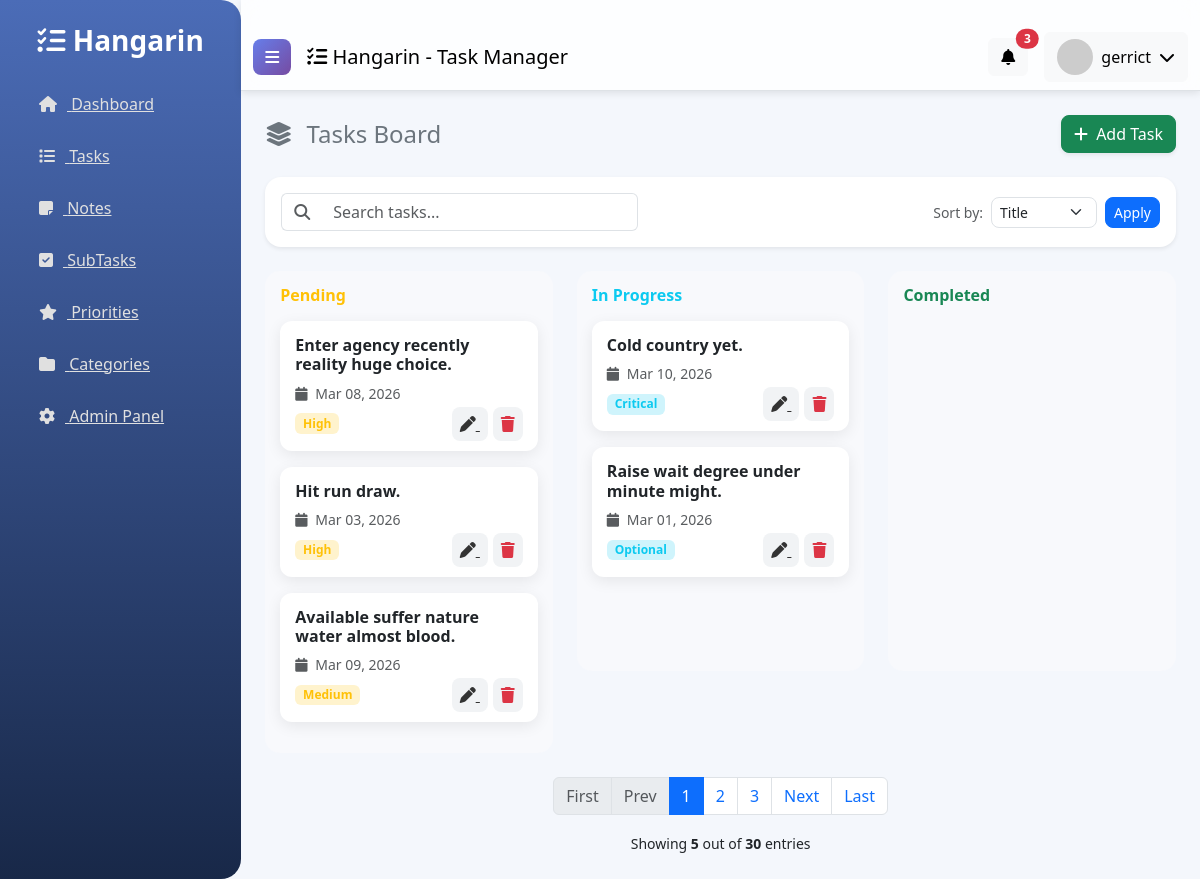
Page /task_list/ (signed in) on the committed database.
### tasks/models.py (models this page shows, shortened)
class BaseModel(models.Model):
    created_at = models.DateTimeField(auto_now_add=True)
    updated_at = models.DateTimeField(auto_now=True)
    class Meta:
        abstract = True

class Task(BaseModel):
    title = models.CharField(max_length=255)
    description = models.CharField(max_length=500)
    deadline = models.DateTimeField()
    status = models.CharField(
        max_length=50,
        choices=STATUS_CHOICES,
        default="Pending",
    )
    category = models.ForeignKey(
        Category,
        on_delete=models.SET_NULL,
        null=True,
        blank=True,
        related_name="tasks",
    )
    priority = models.ForeignKey(
        Priority,
        on_delete=models.SET_NULL,
        null=True,
        blank=True,
        related_name="tasks",
    )
    class Meta:
        verbose_name = "Task"
        verbose_name_plural = "Tasks"

class Priority(BaseModel):
    name = models.CharField(max_length=100)
    class Meta:
        verbose_name = "Priority"
        verbose_name_plural = "Priorities"
    def __str__(self):
        return self.name

### tasks/views.py (the view)
# urls.py: path('task_list/', views.TaskList.as_view(), name='task-list'),
class TaskList(LoginRequiredMixin, ListView):
    model = Task
    context_object_name = 'tasks'
    template_name = 'task_list.html'
    paginate_by = 5
    login_url = '/accounts/login/'
    def get_queryset(self):
        queryset = super().get_queryset()
        query = self.request.GET.get('q')
        if query:
            queryset = queryset.filter(
                Q(title__icontains=query) |
                Q(description__icontains=query) |
                Q(status__icontains=query)
            )
        return queryset
    def get_ordering(self):
        allowed_fields = ['title', '-created_at', 'deadline', 'status', 'priority__name', 'category__name']
        sort_by = self.request.GET.get('sort_by')
        if sort_by in allowed_fields:
            return sort_by
        return '-created_at'

### templates/task_list.html (shortened to what this page needs)
{% extends 'base.html' %}
{% load static %}
{% block content %}
<div class="row mb-4">
    <div class="col-12 d-flex justify-content-between align-items-center">
        <h4 class="text-secondary mb-0">
            <i class="fas fa-layer-group me-2"></i> Tasks Board
        </h4>
        <a href="{% url 'task-add' %}" class="btn btn-success rounded-3 shadow-sm">
            <i class="fas fa-plus me-1"></i> Add Task
        </a>
    </div>
</div>
<div class="card shadow-sm rounded-4 border-0 mb-4">
    <div class="card-body">
        <div class="row g-3 align-items-center">
            <div class="col-md-5">
                <form class="d-flex" action="{% url 'task-list' %}">
                    <div class="input-group">
                        <span class="input-group-text bg-white border-end-0">
                            <i class="fas fa-search text-muted"></i>
                        </span>
                        <input type="text"
                               placeholder="Search tasks..."
                               class="form-control border-start-0"
                               name="q"
                               value="{{ request.GET.q }}">
                    </div>
                </form>
            </div>
            <div class="col-md-7 text-md-end">
                <form method="get" class="d-inline-flex align-items-center flex-wrap gap-2">
                    <label class="mb-0 text-muted small">Sort by:</label>
                    <select class="form-select form-select-sm rounded-3" name="sort_by" style="width:auto;">
                        <option value="title" {% if request.GET.sort_by == "title" %}selected{% endif %}>Title</option>
                    </select>
                    <button type="submit" class="btn btn-primary btn-sm rounded-3">
                        Apply
                    </button>
                </form>
            </div>
        </div>
    </div>
</div>
<div class="row g-4">
    <div class="col-md-4">
        <div class="column">
            <h6 class="fw-bold text-warning mb-3">Pending</h6>
            {% for task in object_list %}
                {% if task.status == 'Pending' %}
                    <div class="task-card mb-3">
                        <h6 class="fw-bold">{{ task.title }}</h6>
                        <p class="small text-muted mb-2">
                            <i class="fas fa-calendar me-1"></i>
                            {{ task.deadline|date:"M d, Y" }}
                        </p>
                        <div class="d-flex justify-content-between align-items-center">
                            <span class="badge bg-warning-subtle text-warning">
                                {{ task.priority }}
                            </span>
                            <div>
                                <a href="{% url 'task-update' task.id %}" class="icon-btn">
                                    <i class="fas fa-pen"></i>
                                </a>
                                <a href="{% url 'task-delete' task.id %}" class="icon-btn text-danger">
                                    <i class="fas fa-trash"></i>
                                </a>
                            </div>
                        </div>
                    </div>
                {% endif %}
            {% endfor %}
        </div>
    </div>
    <div class="col-md-4">
        <div class="column">
            <h6 class="fw-bold text-info mb-3">In Progress</h6>
            {% for task in object_list %}
                {% if task.status == 'In Progress' %}
                    <div class="task-card mb-3">
                        <h6 class="fw-bold">{{ task.title }}</h6>
                        <p class="small text-muted mb-2">
                            <i class="fas fa-calendar me-1"></i>
                            {{ task.deadline|date:"M d, Y" }}
                        </p>
                        <div class="d-flex justify-content-between align-items-center">
                            <span class="badge bg-info-subtle text-info">
                                {{ task.priority }}
                            </span>
                            <div>
                                <a href="{% url 'task-update' task.id %}" class="icon-btn">
                                    <i class="fas fa-pen"></i>
                                </a>
                                <a href="{% url 'task-delete' task.id %}" class="icon-btn text-danger">
                                    <i class="fas fa-trash"></i>
                                </a>
                            </div>
                        </div>
                    </div>
                {% endif %}
            {% endfor %}
        </div>
    </div>
    <div class="col-md-4">
        <div class="column">
            <h6 class="fw-bold text-success mb-3">Completed</h6>
        </div>
    </div>
</div>
<div class="mt-4">
    {% include 'includes/pagination.html' %}
</div>
{% endblock %}

### templates/base.html (shortened to what this page needs)
{% load static %}
<!DOCTYPE html>
<html lang="en">
<head>
    <link href="https://cdn.jsdelivr.net/npm/bootstrap@5.3.0/dist/css/bootstrap.min.css" rel="stylesheet">
    <link rel="stylesheet" href="https://cdnjs.cloudflare.com/ajax/libs/font-awesome/6.4.0/css/all.min.css">
</head>
<body>
    <div class="d-flex">
        <nav id="sidebar">
            <div class="p-4">
                <h3 class="mb-4 text-center">
                    <i class="fas fa-tasks"></i> Hangarin
                </h3>
                <ul class="list-unstyled">
                    <li class="mb-2">
                        <a href="{% url 'home' %}" class="d-block hover-bg">
                            <i class="fas fa-home"></i> Dashboard
                        </a>
                    </li>
                    <li class="mb-2">
                        <a href="{% url 'task-list' %}" class="d-block hover-bg">
                            <i class="fas fa-list"></i> Tasks
                        </a>
                    </li>
                    <li class="mb-2">
                        <a href="{% url 'note-list' %}" class="d-block hover-bg">
                            <i class="fas fa-sticky-note"></i> Notes
                        </a>
                    </li>
                    <li class="mb-2">
                        <a href="{% url 'subtask-list' %}" class="d-block hover-bg">
                            <i class="fas fa-check-square"></i> SubTasks
                        </a>
                    </li>
                    <li class="mb-2">
                        <a href="{% url 'priority-list' %}" class="d-block hover-bg">
                            <i class="fas fa-star"></i> Priorities
                        </a>
                    </li>
                    <li class="mb-2">
                        <a href="{% url 'category-list' %}" class="d-block hover-bg">
                            <i class="fas fa-folder"></i> Categories
                        </a>
                    </li>
                    <li class="mb-2">
                        <a href="/admin/" class="d-block hover-bg">
                            <i class="fas fa-cog"></i> Admin Panel
                        </a>
                    </li>
                </ul>
            </div>
        </nav>
        <div class="flex-fill">
            <nav class="navbar navbar-expand-lg navbar-light border-bottom">
                <div class="container-fluid">
                    <button class="btn btn-primary me-3" id="sidebarToggle">
                        <i class="fas fa-bars"></i>
                    </button>
                    <span class="navbar-brand mb-0 h1">
                        <i class="fas fa-tasks"></i> Hangarin - Task Manager
                    </span>
                    <div class="ms-auto d-flex align-items-center">
                        <div class="dropdown me-3">
                            <button class="btn btn-light position-relative" type="button" id="notificationDropdown" data-bs-toggle="dropdown">
                                <i class="fas fa-bell"></i>
                                <span class="position-absolute top-0 start-100 translate-middle badge rounded-pill bg-danger">
                                    3
                                </span>
                            </button>
                        </div>
                        <div class="dropdown">
                            <button class="btn btn-light d-flex align-items-center" type="button" id="userDropdown" data-bs-toggle="dropdown">
                                <img src="https://ui-avatars.com/api/?name={{ user.username|default:'User' }}&background=007bff&color=fff&size=36"
                                    alt="user" class="rounded-circle me-2" width="36" height="36">
                                <span class="d-none d-md-inline">
                                    {% if user.is_authenticated %}
                                        {{ user.username }}
                                    {% else %}
                                        Guest
                                    {% endif %}
                                </span>
                                <i class="fas fa-chevron-down ms-2"></i>
                            </button>
                        </div>
                    </div>
                </div>
            </nav>
            <div class="container-fluid p-4">
                {% block content %}{% endblock %}
            </div>
        </div>
    </div>
</body>
</html>

### templates/includes/pagination.html
{% if is_paginated %}
<nav aria-label="Page navigation" class="mt-4">
    <ul class="pagination justify-content-center">
        {% if page_obj.number > 1 %}
        <li class="page-item">
            <a class="page-link" href="?page=1">First</a>
        </li>
        {% else %}
        <li class="page-item disabled">
            <span class="page-link">First</span>
        </li>
        {% endif %}
        {% if page_obj.has_previous %}
        <li class="page-item">
            <a class="page-link" href="?page={{ page_obj.previous_page_number }}">Prev</a>
        </li>
        {% else %}
        <li class="page-item disabled">
            <span class="page-link">Prev</span>
        </li>
        {% endif %}
        {% for page_num in paginator.page_range %}
            {% if page_obj.number == page_num %}
            <li class="page-item active">
                <span class="page-link">{{ page_num }}</span>
            </li>
            {% elif page_num > page_obj.number|add:'-3' and page_num < page_obj.number|add:'3' %}
            <li class="page-item">
                <a class="page-link" href="?page={{ page_num }}">{{ page_num }}</a>
            </li>
            {% endif %}
        {% endfor %}
        {% if page_obj.has_next %}
        <li class="page-item">
            <a class="page-link" href="?page={{ page_obj.next_page_number }}">Next</a>
        </li>
        {% else %}
        <li class="page-item disabled">
            <span class="page-link">Next</span>
        </li>
        {% endif %}
        {% if page_obj.number != paginator.num_pages %}
        <li class="page-item">
            <a class="page-link" href="?page={{ paginator.num_pages }}">Last</a>
        </li>
        {% else %}
        <li class="page-item disabled">
            <span class="page-link">Last</span>
        </li>
        {% endif %}
    </ul>
    <div class="text-center">
        <small>Showing <b>{{ object_list|length }}</b> out of <b>{{ paginator.count }}</b> entries</small>
    </div>
</nav>
{% endif %}

### templates/base.html (style rules this page uses)
body { font-family: 'Segoe UI', Tahoma, Geneva, Verdana, sans-serif; background: #f4f7fc; }
#sidebar { background: linear-gradient(180deg, #4b6cb7, #182848); min-height: 100vh; width: 250px; transition: all 0.3s; border-radius: 0 20px 20px 0; }
#sidebar h3 { font-weight: 700; color: #fff; }
#sidebar ul li a { color: #e0e0e0; padding: 10px 15px; border-radius: 10px; display: flex; align-items: center; transition: all 0.3s; }
#sidebar ul li a i { margin-right: 10px; }
.navbar { backdrop-filter: blur(12px); background: rgba(255, 255, 255, 0.8); box-shadow: 0 2px 8px rgba(0,0,0,0.1); }
.navbar .btn-primary { background: linear-gradient(135deg, #667eea, #764ba2); border: none; border-radius: 8px; transition: all 0.3s; }
.container-fluid { padding-top: 1.5rem; }

### templates/task_list.html (style rules this page uses)
.column { background: #f8f9fc; padding: 15px; border-radius: 15px; min-height: 400px; }
.task-card { background: #ffffff; border-radius: 12px; padding: 15px; box-shadow: 0 4px 15px rgba(0,0,0,0.08); transition: all 0.25s ease; }
.icon-btn { padding: 6px 8px; border-radius: 8px; background: #f1f3f5; color: #333; margin-left: 5px; transition: 0.2s; }
.badge.bg-warning-subtle { background-color: #fff4e5; }
.badge.bg-info-subtle { background-color: #e7f1ff; }

### rows in the picture
Task: title "Enter agency recently reality huge choice.", deadline "Mar 08, 2026", priority "High"
Task: title "Hit run draw.", deadline "Mar 03, 2026", priority "High"
Task: title "Available suffer nature water almost blood.", deadline "Mar 09, 2026", priority "Medium"
Task: title "Cold country yet.", deadline "Mar 10, 2026", priority "Critical"
Task: title "Raise wait degree under minute might.", deadline "Mar 01, 2026", priority "Optional"

### other values in the picture
{{ user.username }} "gerrict"
{{ page_num }} "1"
{{ page_num }} "2" "3"
{{ object_list|length }} "5"
{{ paginator.count }} "30"
